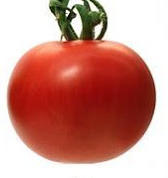
#> input picture tomate1.jpg, 168 x 178 px, given in place of the camera
$ python rastreo_objeto.py
#> lines starting #> are read from the running program, lines starting #| are printed output that depends on the picture; after the words box and inside, x2 and y2 are one past the last pixel; in counts of white or black regions, pixels touching at a corner belong together
import cv2
import numpy as np

cam= cv2.VideoCapture(0)
kernel=np.ones((5,5),np.uint8)

while(True):
	ret, frame = cam.read()
#> frame is the input picture: shape (178, 168, 3); mean B, G, R 132, 142.2, 202.1
	rangomax=np.array([50,50,255])
	rangomin=np.array([0,0,51])
	mascara=cv2.inRange(frame,rangomin,rangomax)
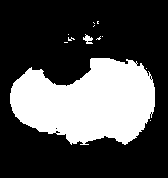
#> mascara: shape (178, 168); 30.5% white; 12 white regions (10 under 20 px), largest, box (x1, y1, x2, y2) and area: (10, 58, 155, 145) 9016, (83, 34, 93, 44) 56
	opening=cv2.morphologyEx(mascara, cv2.MORPH_OPEN, kernel)
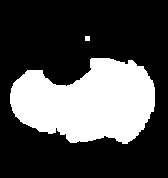
#> opening: shape (178, 168); 30% white; 2 white regions, box (x1, y1, x2, y2) and area: (10, 58, 155, 144) 8937, (85, 36, 90, 41) 25
	x,y,w,h=cv2.boundingRect(opening)
#> x = 10; y = 36; w = 145; h = 108
	cv2.rectangle(frame,(x,y),(x+w,y+h),(0,0,255),3)
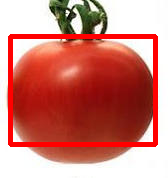
#> frame: shape (178, 168, 3); 8.42% of pixels changed, all inside (x1, y1, x2, y2) = (8, 34, 158, 147)
	cv2.circle(frame,(x+w/2,y+h/2),5,(0,255,0),-1)
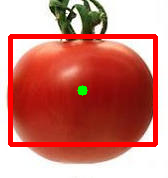
#> frame: shape (178, 168, 3); 0.27% of pixels changed, all inside (x1, y1, x2, y2) = (77, 85, 88, 96)
	cv2.imshow('camara',frame)
	k=cv2.waitKey(1) & 0xFF
#> (key Esc is pressed here)
	if k==27:
		break

$ run again, on tomates.jpg
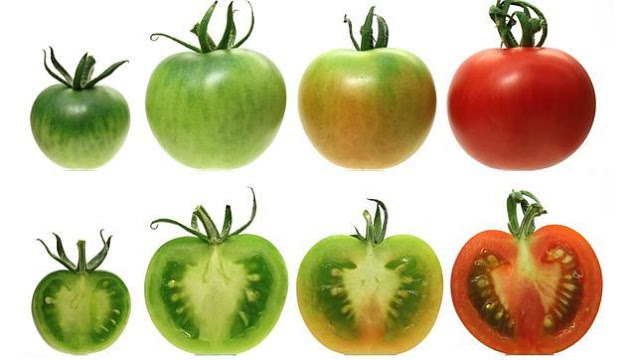
#> input picture tomates.jpg, 640 x 360 px, given in place of the camera
#> frame is the input picture: shape (360, 640, 3); mean B, G, R 155, 191.8, 200.8
#> `mascara=cv2.inRange(frame,rangomin,rangomax)`:
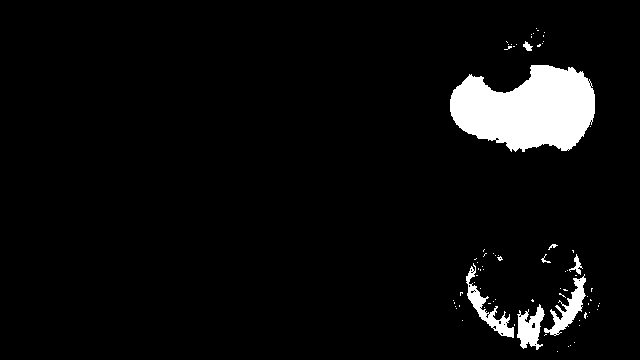
#> mascara: shape (360, 640); 5.1% white; 77 white regions (69 under 20 px), largest, box (x1, y1, x2, y2) and area: (450, 65, 595, 152) 9010, (466, 263, 514, 338) 839, (544, 274, 586, 336) 836
#> opening: shape (360, 640); 4.7% white; 6 white regions, box (x1, y1, x2, y2) and area: (450, 65, 595, 151) 8930, (550, 278, 585, 334) 669, (518, 308, 544, 347) 617, (487, 315, 514, 337) 293, (468, 292, 485, 309) 197, (479, 310, 486, 319) 57
#> x = 450; y = 65; w = 145; h = 282
#> `cv2.rectangle(frame,(x,y),(x+w,y+h),(0,0,255),3)`:
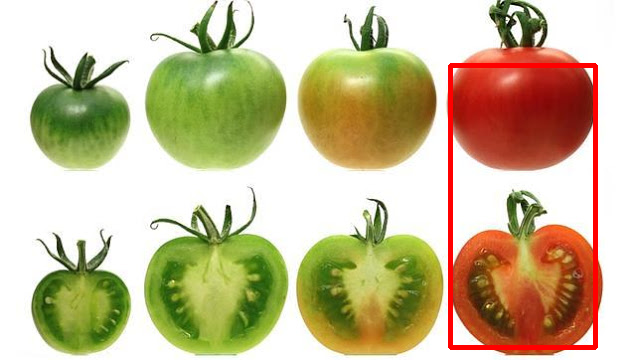
#> frame: shape (360, 640, 3); 1.85% of pixels changed, all inside (x1, y1, x2, y2) = (448, 63, 598, 350)
